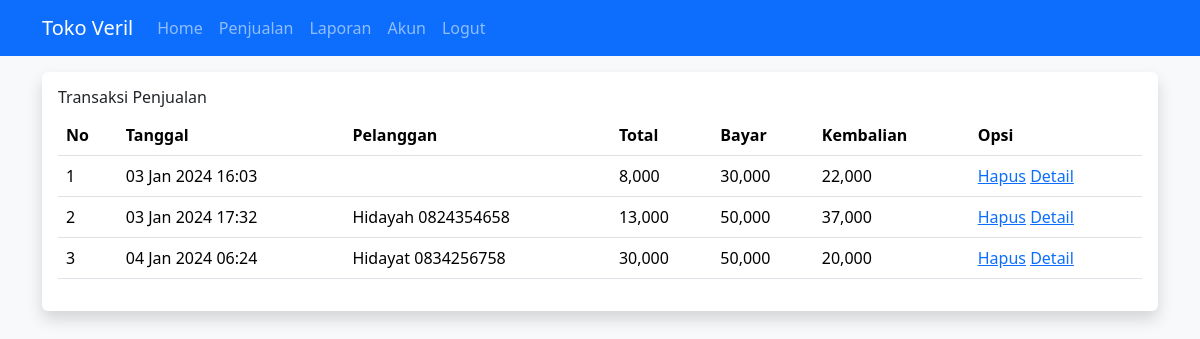
Page /kasir/penjualan.php (signed in) on the committed database.
### tables this page shows
CREATE TABLE `penjualan` (
  `id_penjualan` int(11) NOT NULL,
  `id_pelanggan` int(11) DEFAULT NULL,
  `id_toko` int(11) NOT NULL,
  `id_user` int(11) NOT NULL,
  `tanggal_penjualan` datetime NOT NULL,
  `total_penjualan` int(11) NOT NULL,
  `bayar_penjualan` int(11) NOT NULL,
  `kembalian_penjualan` int(11) NOT NULL
);

CREATE TABLE `pelanggan` (
  `id_pelanggan` int(11) NOT NULL,
  `id_toko` int(11) NOT NULL,
  `nama_pelanggan` varchar(100) NOT NULL,
  `email_pelanggan` varchar(100) NOT NULL,
  `telepon_pelanggan` varchar(25) NOT NULL,
  `alamat_pelanggan` varchar(100) NOT NULL
);

### kasir/penjualan.php (the view)
<?php include 'header.php'; ?>
<?php
$id_user = $_SESSION['user']['id_user'];
$id_toko = $_SESSION['user']['id_toko'];
$penjualan = array();
$ambil = $koneksi->query("SELECT * FROM penjualan
                        LEFT JOIN pelanggan ON penjualan.id_pelanggan=pelanggan.id_pelanggan
                        WHERE penjualan.id_user='$id_user' AND penjualan.id_toko='$id_toko' ");
while ($tiap = $ambil->fetch_assoc())
{
    $penjualan[] =$tiap;
}
?>
<div class="container">
    <div class="card border-0 shadow">
        <div class="card-body">
            <h6>Transaksi Penjualan</h6>
            <table class="table">
                <thead>
                    <tr>
                        <th>No</th>
                        <th>Tanggal</th>
                        <th>Pelanggan</th>
                        <th>Total</th>
                        <th>Bayar</th>
                        <th>Kembalian</th>
                        <th>Opsi</th>
                    </tr>
                </thead>
                <tbody>
                    <?php foreach ($penjualan as $key => $value): ?>
                    <tr>
                        <td><?php echo $key +1 ?></td>
                        <td><?php echo date("d M Y H:i", strtotime($value["tanggal_penjualan"])) ?></td>
                        <td>
                        <?php echo $value["nama_pelanggan"]?>
                        <?php echo $value["telepon_pelanggan"]?>
                        </td>
                        <td><?php echo number_format($value["total_penjualan"]) ?></td>
                        <td><?php echo number_format($value["bayar_penjualan"]) ?></td>
                        <td><?php echo number_format($value["kembalian_penjualan"]) ?></td>
                        <td>
                            <a href="penjualanhapus.php?id=<?php echo $value['id_penjualan']?>" onclick="return confirm('yakin ?')">Hapus</a>
                            <a href="penjualanproduk.php?id=<?php echo $value["id_penjualan"] ?>">Detail</a>
                        </td>
                    </tr>
                    <?php endforeach ?>
                </tbody>
        </table>
        </div>
    </div>
</div>
<?php include 'footer.php'; ?>

### rows in the picture
penjualan: tanggal_penjualan "03 Jan 2024 16:03", total_penjualan "8,000", bayar_penjualan "30,000", kembalian_penjualan "22,000"
penjualan: tanggal_penjualan "03 Jan 2024 17:32", id_pelanggan.nama_pelanggan "Hidayah", id_pelanggan.telepon_pelanggan "0824354658", total_penjualan "13,000", bayar_penjualan "50,000", kembalian_penjualan "37,000"
penjualan: tanggal_penjualan "04 Jan 2024 06:24", id_pelanggan.nama_pelanggan "Hidayat", id_pelanggan.telepon_pelanggan "0834256758", total_penjualan "30,000", bayar_penjualan "50,000", kembalian_penjualan "20,000"
